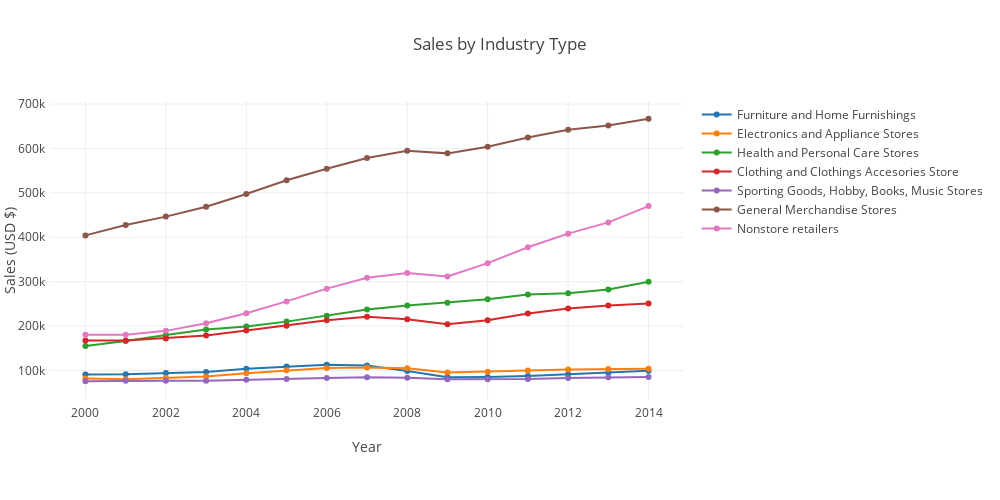

The code cell stored with this chart in its notebook:
### Markdown cell above
The following graph is too busy to end up in a final visualization. I am mainly using it for exploration purposes. 
Looking at the different type of businesses where Amazon might compete and the sales for non-store retailers which is where Amazon would fall.

### Code cell
trace1 = go.Scatter(
    x=sales_store_type["Year"],
    y=sales_store_type["Furniture and home furnishings stores"],
    name="Furniture and Home Furnishings"
    )
trace2 = go.Scatter(
    x=sales_store_type["Year"],
    y=sales_store_type["Electronics and appliance stores"],
    name="Electronics and Appliance Stores"
    )
trace3 = go.Scatter(
    x=sales_store_type["Year"],
    y=sales_store_type["Health and personal care stores"],
    name="Health and Personal Care Stores"
    )
trace4 = go.Scatter(
    x=sales_store_type["Year"],
    y=sales_store_type["Clothing and clothing accessories stores"],
    name="Clothing and Clothings Accesories Store"
    )
trace6 = go.Scatter(
    x=sales_store_type["Year"], 
    y=sales_store_type["Sporting goods, hobby, book, and music stores"],
    name="Sporting Goods, Hobby, Books, Music Stores"
    )
trace7 = go.Scatter(
    x=sales_store_type["Year"], 
    y=sales_store_type["General merchandise stores"],
    name="General Merchandise Stores")
trace8 = go.Scatter(
    x=sales_store_type["Year"], 
    y=sales_store_type["Nonstore retailers"],
    name="Nonstore retailers")

layout3 = go.Layout(showlegend = True,
                   title="Sales by Industry Type",
                   xaxis=dict(title="Year"),
                   yaxis=dict(title="Sales (USD $)"),
                   autosize=False,
                    width=1000,
                    height=500,
                    margin=go.layout.Margin(
                    l=50,
                    r=50,
                    b=100,
                    t=100,
                    pad=4)
                   )
data3 = [trace1,trace2,trace3,trace4,trace6,trace7,trace8]
fig3=go.Figure(data=data3, layout=layout3)

plotly.offline.iplot(fig3,filename='Sales for Different Kind of Businesses')

### Figure 1 — Plotly figure (JSON) as saved in the notebook; plotly's stock layout.template omitted (floating-point values rounded to 4 significant figures)
{"data": [{"name": "Furniture and Home Furnishings", "type": "scatter", "uid": "9924c5ea-30c4-4bb8-a619-c2a171e8aec3", "x": [2014, 2013, 2012, 2011, 2010, 2009, 2008, 2007, 2006, 2005, 2004, 2003, 2002, 2001, 2000], "y": [99687, 95331, 91542, 87697, 85451, 84924, 98816, 111144, 112795, 109120, 103757, 96736, 94438, 91484, 91170]}, {"name": "Electronics and Appliance Stores", "type": "scatter", "uid": "84ccf6b4-3ce9-4eaf-abbc-a0692bf57b38", "x": [2014, 2013, 2012, 2011, 2010, 2009, 2008, 2007, 2006, 2005, 2004, 2003, 2002, 2001, 2000], "y": [104012, 103264, 102060, 99790, 97280, 95282, 105276, 106599, 105477, 100461, 93896, 86442, 83740, 80240, 82206]}, {"name": "Health and Personal Care Stores", "type": "scatter", "uid": "10446c58-8787-4504-baf4-0ae585e71296", "x": [2014, 2013, 2012, 2011, 2010, 2009, 2008, 2007, 2006, 2005, 2004, 2003, 2002, 2001, 2000], "y": [299891, 282176, 274000, 271333, 260201, 252643, 246501, 237164, 223336, 210085, 199290, 192426, 179983, 166533, 155234]}, {"name": "Clothing and Clothings Accesories Store", "type": "scatter", "uid": "2fda6d83-9ede-4c8e-a5c0-af8287ea26c0", "x": [2014, 2013, 2012, 2011, 2010, 2009, 2008, 2007, 2006, 2005, 2004, 2003, 2002, 2001, 2000], "y": [250775, 246313, 239493, 228438, 213178, 204402, 215543, 221205, 213189, 200969, 190253, 178694, 172304, 167287, 167674]}, {"name": "Sporting Goods, Hobby, Books, Music Stores", "type": "scatter", "uid": "8a4ffa7c-9d48-4e38-9bf3-8159c512f3ff", "x": [2014, 2013, 2012, 2011, 2010, 2009, 2008, 2007, 2006, 2005, 2004, 2003, 2002, 2001, 2000], "y": [85375, 84550, 82981, 80689, 80319, 80146, 83595, 84651, 83148, 80889, 79284, 76767, 76680, 76836, 75808]}, {"name": "General Merchandise Stores", "type": "scatter", "uid": "eecda12d-a92a-4289-ab5f-76e0d189aafb", "x": [2014, 2013, 2012, 2011, 2010, 2009, 2008, 2007, 2006, 2005, 2004, 2003, 2002, 2001, 2000], "y": [666873, 651868, 642313, 624779, 603776, 588930, 595047, 578582, 554256, 528385, 497382, 468771, 446520, 427468, 404228]}, {"name": "Nonstore retailers", "type": "scatter", "uid": "3ba1d8b4-ff55-4c90-be93-1a882d1337fe", "x": [2014, 2013, 2012, 2011, 2010, 2009, 2008, 2007, 2006, 2005, 2004, 2003, 2002, 2001, 2000], "y": [470196, 433440, 408171, 377443, 341699, 311592, 319353, 308767, 284343, 255579, 228977, 206359, 189279, 180563, 180453]}], "layout": {"autosize": false, "height": 500, "margin": {"b": 100, "l": 50, "pad": 4, "r": 50, "t": 100}, "showlegend": true, "title": "Sales by Industry Type", "width": 1000, "xaxis": {"title": "Year"}, "yaxis": {"title": "Sales (USD $)"}}}
